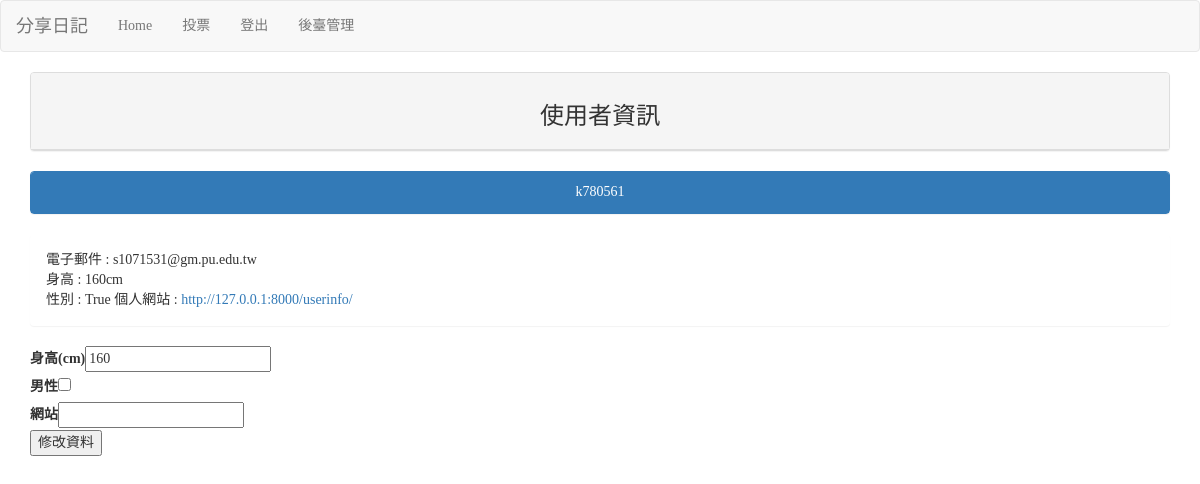
The app's page /userinfo/ (signed in) with its own data.
### myapp/models.py (models this page shows, shortened)
class Profile(models.Model):
    user = models.OneToOneField(User, on_delete=models.CASCADE)
    height = models.PositiveIntegerField(default=160)
    male = models.BooleanField(default=False)
    website = models.URLField(null=True)

### myapp/views.py (the view)
# urls.py: path('userinfo/', views.userinfo),
@login_required(login_url='/login/')
def userinfo(request):
    if request.user.is_authenticated:
        username = request.user.username # 從session取得username
    user = auth.models.User.objects.get(username=username) #存資料庫取得username的資訊
    try:
        profile = models.Profile.objects.get(user=user)
    except:
        profile = models.Profile(user=user)
    if request.method == 'POST':
        profile_form = form.ProfileForm(request.POST, instance=profile) # instance作為收尋的關鍵字
        if profile_form.is_valid():
            messages.add_message(request, messages.INFO, '資料已儲存')
            profile_form.save()
            return redirect('/userinfo')
        else:
            messages.add_message(request, messages.INFO, '表格有誤')
    else:
        profile_form = form.ProfileForm()
    return render(request, 'userinfo.html', locals())

### myapp/form.py
class ProfileForm(forms.ModelForm): # ModelForm模型表單
    class Meta:
        model = models.Profile
        fields = ['height', 'male', 'website']
    def __init__(self, *args, **kwargs):
        super(ProfileForm, self).__init__(*args, **kwargs)
        self.fields['height'].label = '身高(cm)'
        self.fields['male'].label = '男性'
        self.fields['website'].label = '網站'

### templates/userinfo.html (shortened to what this page needs)
{% extends 'base.html' %}
{% block content %}
<div class="container">
    <div class="row">
        <div class="col-md-12">
            <div class="panel panel-default">
                <div class="panel-heading" align="center">
                    <h3>使用者資訊</h3>
                </div>
            </div>
        </div>
    </div>
    <div class="row">
        <div class="col-md-12">
            <div class="panel panel-primary">
                <div class="panel-heading" align="center"> {{profile.user.username}} </div>
            </div>
            <div class="panel panel-body">
                電子郵件 : {{profile.user.email}}<br/>
                身高 : {{profile.height}}cm<br/>
                性別 : {{profile.male}}
                個人網站 : <a href="{{profile.website}}">{{profile.website}}</a>
            </div>
        </div>
    </div>
    <form name="myform" action="/userinfo/" method="POST">
        <table>
            <label>{{profile_form.height.label}}</label>
            {{profile_form.height}}<br>
            <label>{{profile_form.male.label}}</label>
            {{profile_form.male}}<br>
            <label>{{profile_form.website.label}}</label>
            {{profile_form.website}}<br>
        </table>
        <input type="submit" value="修改資料">
    </form>
</div>
{% endblock %}

### templates/base.html (style rules this page uses)
h1, h2, h3, h4, h5, p, div { font-family: 微軟正黑體; }

### records on screen
Profile: user.username "k780561", user.email "s1071531@gm.pu.edu.tw", height "160", male "True", website "http://127.0.0.1:8000/userinfo/"

### other values on screen
{{ profile_form.height.label }} "身高(cm)"
{{ profile_form.male.label }} "男性"
{{ profile_form.website.label }} "網站"
